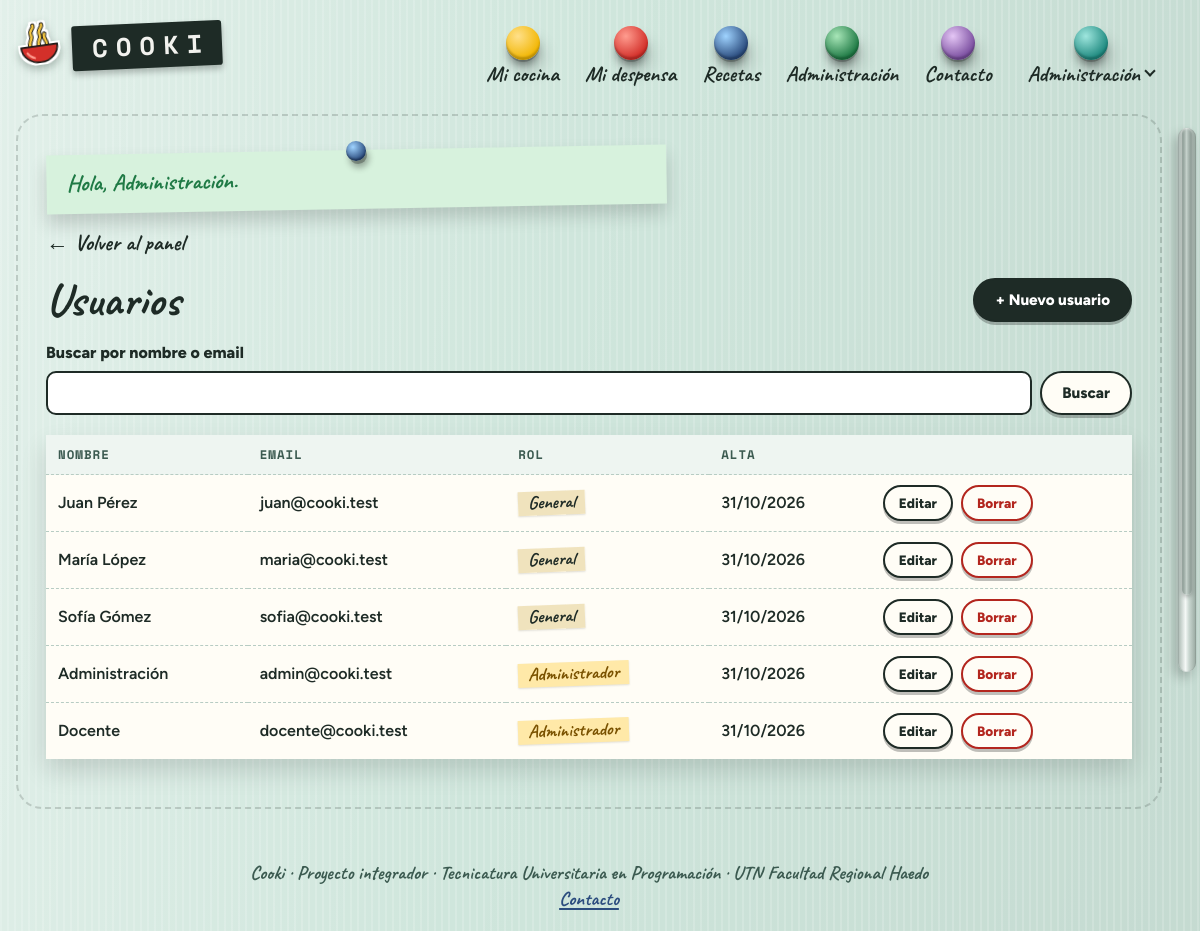
Screenshot of /admin/usuarios.php (signed in) with the database file from the repository.
### tables this page shows
CREATE TABLE usuario (
    id               INT UNSIGNED AUTO_INCREMENT PRIMARY KEY,
    email            VARCHAR(190) NOT NULL UNIQUE,
    nombre           VARCHAR(80)  NOT NULL,
    hash_contrasena  VARCHAR(255) NOT NULL,           
    rol              ENUM('general','admin') NOT NULL DEFAULT 'general',
    color            VARCHAR(10)  NOT NULL DEFAULT 'verde',   
    disposicion      VARCHAR(12)  NOT NULL DEFAULT 'normal',  
    volumen          TINYINT UNSIGNED NOT NULL DEFAULT 50,    
    creado_en        DATETIME     NOT NULL DEFAULT CURRENT_TIMESTAMP
);

### src/Sesion.php (called while the page is built, shortened)
<?php
final class Sesion
{
    public static function usuario(): ?array
    {
        return $_SESSION['usuario'] ?? null;
    }
    public static function volumen(): int
    {
        return (int) (self::usuario()['volumen'] ?? 50);
    }
    public static function disposicion(): string
    {
        return (string) (self::usuario()['disposicion'] ?? 'normal');
    }
    public static function color(): string
    {
        $usuario = self::usuario();
        if ($usuario !== null) {
            return (string) ($usuario['color'] ?? 'verde');
        }
        $color = (string) ($_COOKIE[self::COOKIE_COLOR] ?? '');
        return isset(UsuarioRepositorio::COLORES[$color]) ? $color : 'verde';
    }
    public static function avisos(): array
    {
        $avisos = $_SESSION['avisos'] ?? [];
        return $avisos;
    }
}

### src/Repositorios/UsuarioRepositorio.php (called while the page is built, shortened)
<?php
final class UsuarioRepositorio
{
    public function listar(string $texto = ''): array
    {
        $consulta = $this->db->prepare(
            'SELECT id, nombre, email, rol, creado_en FROM usuario
             WHERE nombre LIKE :texto1 OR email LIKE :texto2
             ORDER BY rol, nombre'
        );
        $consulta->execute(['texto1' => "%{$texto}%", 'texto2' => "%{$texto}%"]);
        return $consulta->fetchAll();
    }
}

### src/bootstrap.php (called while the page is built, shortened)
<?php
spl_autoload_register(function (string $clase): void {
    $prefijo = 'Cooki\\';
    $relativa = str_replace('\\', '/', substr($clase, strlen($prefijo)));
    $archivo = __DIR__ . '/' . $relativa . '.php';
});
require_once __DIR__ . '/ayudas.php';

### src/Config.php (called while the page is built, shortened)
<?php
final class Config
{
    private static array $valores = [];
    public static function get(string $clave, string $porDefecto = ''): string
    {
        $env = getenv($clave);
        if ($env !== false && $env !== '') {
            return $env;
        }
        return self::$valores[$clave] ?? $porDefecto;
    }
}

### src/Db.php (called while the page is built, shortened)
<?php
final class Db
{
    private static ?PDO $pdo = null;
    public static function conexion(): PDO
    {
        if (self::$pdo === null) {
            $dsn = sprintf(
                'mysql:host=%s;port=%s;dbname=%s;charset=utf8mb4',
                Config::get('DB_HOST', '127.0.0.1'),
                Config::get('DB_PORT', '3306'),
                Config::get('DB_NAME', 'cooki')
            );
            self::$pdo = new PDO($dsn, Config::get('DB_USER', 'root'), Config::get('DB_PASS'), [
                PDO::ATTR_ERRMODE => PDO::ERRMODE_EXCEPTION,
                PDO::ATTR_DEFAULT_FETCH_MODE => PDO::FETCH_ASSOC,
                PDO::ATTR_EMULATE_PREPARES => false,
            ]);
        }
        return self::$pdo;
    }
}

### public/admin/usuarios.php (the view, shortened to what this page needs)
<?php
require dirname(__DIR__, 2) . '/src/bootstrap.php';
$repo = new UsuarioRepositorio(Db::conexion());
$roles = [Sesion::ROL_GENERAL => 'General', Sesion::ROL_ADMIN => 'Administrador'];
$errores = [];
$form = null;
$busqueda = trim((string) ($_GET['q'] ?? ''));
$usuarios = $form === null ? $repo->listar($busqueda) : [];
require parcial('encabezado');
?>
<?php if ($form !== null) : ?>
  <?= enlaceVolver('admin/usuarios.php', 'Volver a usuarios') ?>
  <section class="tarjeta tarjeta--angosta">
    <h1><?= $form['id'] ? 'Editar usuario' : 'Nuevo usuario' ?></h1>
    <form class="formulario" method="post">
      <?= Sesion::campoCsrf() ?>
      <input type="hidden" name="accion" value="guardar">
      <input type="hidden" name="id" value="<?= e($form['id']) ?>">
      <div class="campo">
        <label for="nombre">Nombre</label>
        <input id="nombre" name="nombre" type="text" required maxlength="80" value="<?= e($form['nombre']) ?>">
        <?php if (isset($errores['nombre'])) : ?><p class="error-campo"><?= e($errores['nombre']) ?></p><?php endif; ?>
      </div>
      <div class="campo">
        <label for="email">Email</label>
        <input id="email" name="email" type="email" required maxlength="190" value="<?= e($form['email']) ?>">
        <?php if (isset($errores['email'])) : ?><p class="error-campo"><?= e($errores['email']) ?></p><?php endif; ?>
      </div>
      <div class="campo">
        <label for="rol">Rol</label>
        <select id="rol" name="rol">
          <?php foreach ($roles as $valor => $texto) : ?>
            <option value="<?= e($valor) ?>"<?= $form['rol'] === $valor ? ' selected' : '' ?>><?= e($texto) ?></option>
          <?php endforeach; ?>
        </select>
        <?php if (isset($errores['rol'])) : ?><p class="error-campo"><?= e($errores['rol']) ?></p><?php endif; ?>
      </div>
      <div class="campo">
        <label for="contrasena"><?= $form['id'] ? 'Nueva contraseña (opcional)' : 'Contraseña' ?></label>
        <input id="contrasena" name="contrasena" type="password" autocomplete="new-password"<?= $form['id'] ? '' : ' required' ?>>
        <small><?= $form['id'] ? 'Dejala vacía para no cambiarla. ' : '' ?>Al menos 8 caracteres, con letras y números.</small>
        <?php if (isset($errores['contrasena'])) : ?><p class="error-campo"><?= e($errores['contrasena']) ?></p><?php endif; ?>
      </div>
      <div class="acciones">
        <button class="boton" type="submit">Guardar</button>
        <a class="boton boton--secundario" href="<?= e(url('admin/usuarios.php')) ?>">Cancelar</a>
      </div>
    </form>
  </section>
<?php else : ?>
  <?= enlaceVolver('admin/index.php', 'Volver al panel') ?>
  <div class="encabezado-pagina">
    <h1>Usuarios</h1>
    <a class="boton" href="<?= e(url('admin/usuarios.php?nuevo')) ?>">+ Nuevo usuario</a>
  </div>
  <form class="buscador" method="get" role="search">
    <div class="campo">
      <label for="q">Buscar por nombre o email</label>
      <input id="q" name="q" type="search" value="<?= e($busqueda) ?>">
    </div>
    <button class="boton boton--secundario" type="submit">Buscar</button>
  </form>
  <?php if ($usuarios === []) : ?>
    <p class="vacio">No hay usuarios que coincidan con “<?= e($busqueda) ?>”.</p>
  <?php else : ?>
    <div class="tabla-contenedor">
      <table>
        <thead><tr><th>Nombre</th><th>Email</th><th>Rol</th><th>Alta</th><th><span class="solo-lectores">Acciones</span></th></tr></thead>
        <tbody>
        <?php foreach ($usuarios as $u) : ?>
          <tr>
            <td><?= e($u['nombre']) ?></td>
            <td><?= e($u['email']) ?></td>
            <td><span class="etiqueta<?= $u['rol'] === Sesion::ROL_ADMIN ? ' etiqueta--alerta' : '' ?>"><?= e($roles[$u['rol']]) ?></span></td>
            <td><?= e(date('d/m/Y', strtotime($u['creado_en']))) ?></td>
            <td>
              <div class="acciones">
                <a class="boton boton--secundario boton--chico" href="<?= e(url('admin/usuarios.php?editar=' . $u['id'])) ?>">Editar</a>
                <form method="post" data-confirmar="¿Borrar la cuenta de <?= e($u['nombre']) ?>? Se borra también su despensa.">
                  <button class="boton boton--peligro boton--chico" type="submit">Borrar</button>
                </form>
              </div>
            </td>
          </tr>
        <?php endforeach; ?>
        </tbody>
      </table>
    </div>
  <?php endif; ?>
<?php endif; ?>

### src/Vistas/encabezado.php (shortened to what this page needs)
<?php
$usuario = Sesion::usuario();
$avisos = Sesion::avisos();
$actual = basename((string) ($_SERVER['SCRIPT_NAME'] ?? ''));
$carpeta = basename(dirname((string) ($_SERVER['SCRIPT_NAME'] ?? '')));
$marcar = function (string $ruta) use ($actual, $carpeta): string {
    $partes = explode('/', $ruta);
    $archivo = end($partes);
    $dir = count($partes) > 1 ? $partes[0] : '';
    $mismaCarpeta = $dir === '' ? !in_array($carpeta, ['app', 'admin'], true) : $carpeta === $dir;
    return $mismaCarpeta && $archivo === $actual ? ' aria-current="page"' : '';
};
if ($usuario !== null) {
    $menu = [['app/index.php', 'Mi cocina'], ['app/despensa.php', 'Mi despensa'], ['app/recetas.php', 'Recetas']];
    if ($usuario['rol'] === Sesion::ROL_ADMIN) {
        $menu[] = ['admin/index.php', 'Administración'];
    }
    $menu[] = ['contacto.php', 'Contacto'];
} else {
    $menu = [['index.php', 'Inicio'], ['contacto.php', 'Contacto'], ['login.php', 'Ingresar'], ['registro.php', 'Crear cuenta']];
}
$imanesColor = function (): void {
    foreach (UsuarioRepositorio::COLORES as $clave => $nombre) : ?>
                  <button class="colores__iman colores__iman--<?= e($clave) ?>" type="submit" name="color" value="<?= e($clave) ?>"
                          title="<?= e($nombre) ?>" aria-pressed="<?= Sesion::color() === $clave ? 'true' : 'false' ?>">
                    <span class="solo-lectores"><?= e($nombre) ?></span>
                  </button>
    <?php endforeach;
};
?>
<!doctype html>
<html lang="es-AR" data-color="<?= e(Sesion::color()) ?>" data-disposicion="<?= e(Sesion::disposicion()) ?>"<?= $usuario ? ' data-volumen="' . e(Sesion::volumen()) . '"' : '' ?>>
<head>
  <link rel="stylesheet" href="<?= e(recurso('css/estilos.css')) ?>">
</head>
<body>
<header class="barra">
  <div class="barra__interior">
    <a class="marca" href="<?= e(url($usuario ? 'app/index.php' : 'index.php')) ?>">
      <img class="marca__dibujo" src="<?= e(url('img/ingredientes/fideos.svg')) ?>" alt="" width="46" height="46">
      <span class="marca__rotulo">
        <?php foreach (mb_str_split('Cooki') as $i => $letra) : ?><span class="marca__letra" style="--i: <?= $i ?>" aria-hidden="true"><?= e($letra) ?></span><?php endforeach; ?>
      </span>
      <span class="marca__vapor" aria-hidden="true"><i></i><i></i><i></i></span>
    </a>
    <nav id="menu-principal" class="menu" aria-label="Principal">
      <ul>
        <?php foreach ($menu as [$ruta, $texto]) : ?>
          <li><a href="<?= e(url($ruta)) ?>"<?= $marcar($ruta) ?>><?= e($texto) ?></a></li>
        <?php endforeach; ?>
      </ul>
      <div class="menu__cuenta">
        <?php if ($usuario !== null) : ?>
          <details class="cuenta">
            <summary class="cuenta__resumen">
              <span class="cuenta__nombre"><?= e(explode(' ', $usuario['nombre'])[0]) ?><span class="cuenta__flecha" aria-hidden="true"></span></span>
            </summary>
          </details>
        <?php else : ?>
          <details class="cuenta cuenta--ajustes">
            <summary class="cuenta__resumen cuenta__resumen--ajustes">
              <span class="cuenta__nombre">Ajustes<span class="cuenta__flecha" aria-hidden="true"></span></span>
            </summary>
            <div class="cuenta__panel">
              <form class="preferencias" method="post" action="<?= e(url('app/preferencias.php')) ?>">
                <?= Sesion::campoCsrf() ?>
                <input type="hidden" name="volver" value="<?= e((string) ($_SERVER['REQUEST_URI'] ?? '')) ?>">
                <fieldset class="colores">
                  <legend>Color de la heladera</legend>
                  <?php $imanesColor(); ?>
                </fieldset>
              </form>
              <button class="iman-sonido" type="button" aria-pressed="false" hidden>
                <span class="iman-sonido__texto">Sonidos</span>
              </button>
              <label class="volumen" hidden>
                <span class="volumen__texto">Volumen</span>
                <input class="volumen__barra" type="range" min="0" max="100" step="5" value="50">
                <output class="volumen__valor">50</output>
              </label>
              <p class="cuenta__nota">Con una cuenta, el color queda guardado en todos tus dispositivos.</p>
            </div>
          </details>
        <?php endif; ?>
      </div>
    </nav>
  </div>
</header>
<main class="contenido" id="contenido">
<?php foreach ($avisos as $aviso) : ?>
  <p class="aviso aviso--<?= e($aviso['tipo']) ?>" role="<?= $aviso['tipo'] === 'error' ? 'alert' : 'status' ?>"><?= e($aviso['mensaje']) ?></p>
<?php endforeach; ?>

### rows the page displays
usuario: nombre "Administración", email "admin@cooki.test", rol "Administrador", creado_en "31/10/2026"
usuario: nombre "Juan Pérez", email "juan@cooki.test", rol "General", creado_en "31/10/2026"
usuario: nombre "María López", email "maria@cooki.test", rol "General", creado_en "31/10/2026"
usuario: nombre "Sofía Gómez", email "sofia@cooki.test", rol "General", creado_en "31/10/2026"
usuario: nombre "Docente", email "docente@cooki.test", rol "Administrador", creado_en "31/10/2026"

### other values shown
$letra "C"
$letra "O"
$letra "K"
$letra "I"
$texto "Mi cocina"
$texto "Mi despensa"
$texto "Recetas"
$texto "Administración"
$texto "Contacto"
$aviso['mensaje'] "Hola, Administración."
$texto "Volver al panel"
